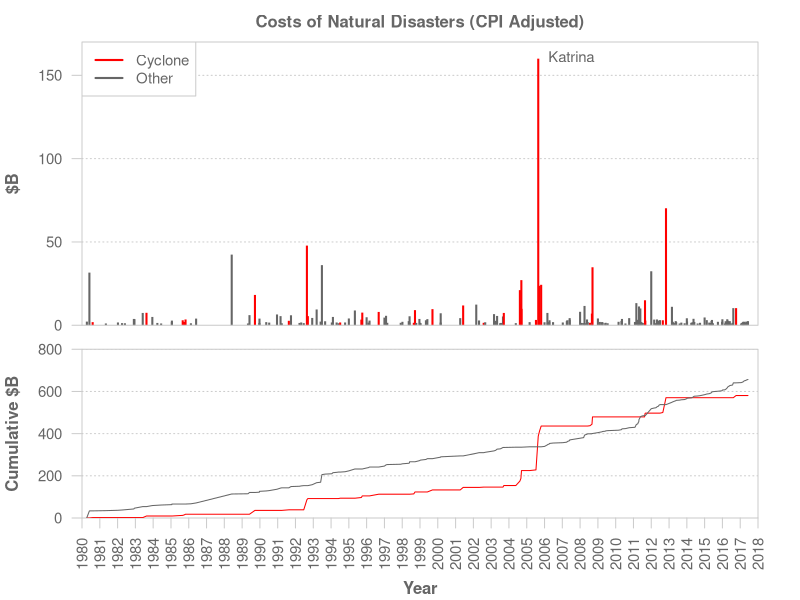

Source code (R):
# initial setup and import

setwd("/home/dale/Documents/seriousevents")
se <- read.csv("seriousevents.csv", stringsAsFactors=FALSE)
se$desc <- NULL
se$name <- NULL

se$start <- as.Date(se$start)
se$end   <- as.Date(se$end)

se$cost <- as.numeric(gsub("[^.0-9]", "", se$cost))

se <- se[order(se$start),]

# plot setup
png(filename="us_serious_events_1980-2017.png",
    width=580, height=460)

  # layout
layout(matrix(1:2), heights=c(6,5))

  # main bar/segment plot

oldpar <- par(mar=c(0,4,2,2)+0.1)

plot(se$start, se$cost,
     xlim=c(as.Date("1980-01-01"), as.Date("2018-01-01") ),
     ylim=c(0,170), axes=FALSE, ann=FALSE, bty="n", type="n",
     xaxs="i", yaxs="i")

axis(2, at=axTicks(2), cex.axis=0.9, lwd=0, lwd.tick=1, las=1, col="#cccccc", col.axis="#666666")

palette(c("red","#666666"))

abline(h=axTicks(2)[-1], lty=3, col="#cccccc")

segments(se$start, 0, se$start, se$cost,
         col=ifelse(se$type == "cyclone", 1, 2),
         lwd=2, lend=1)

with(
    se[se$shortname=="Katrina",],
    text(start, cost, shortname, pos=4, col="#666666", cex=0.9)
)

box(col="#cccccc")

title(main="Costs of Natural Disasters (CPI Adjusted)",
      ylab="$B", cex.lab=1, cex.main=1, font.lab=2, col.lab="#666666", col.main="#666666")

legend("topleft",
       lwd=2,
       col=1:2,
       legend=c("Cyclone","Other"),
       cex=0.9,
       bg="white",
       box.col="#cccccc",
       text.col="#666666"
       )

oldpar

  # cumulative plot

oldpar <- par(mar=c(4,4,1,2)+0.1)

plot(se$start, se$cost,
     xlim=c(as.Date("1980-01-01"), as.Date("2018-01-01") ),
     ylim=c(0,800), axes=FALSE, ann=FALSE, bty="n", type="n",
     xaxs="i", yaxs="i")

axis.Date(
    1,
    at=seq.Date(
        as.Date("1980-01-01"), as.Date("2018-01-01"), by="12 months"),
    lwd=0, lwd.tick=1, col="#cccccc", col.axis="#666666", las=2, cex.axis=0.9
    )

axis(2, at=seq(0,800,200), cex.axis=0.9, lwd=0, lwd.tick=1, las=1, col="#cccccc", col.axis="#666666")

abline(h=axTicks(2)[-1], lty=3, col="#cccccc")

box(col="#cccccc")

lines(se$start, cumsum(replace(se$cost, se$type!="cyclone", 0)), col=1)
lines(se$start, cumsum(replace(se$cost, se$type=="cyclone", 0)), col=2)

title(xlab="Year", ylab="Cumulative $B",
      font.lab=2, col.lab="#666666")

oldpar

## close device
dev.off()
